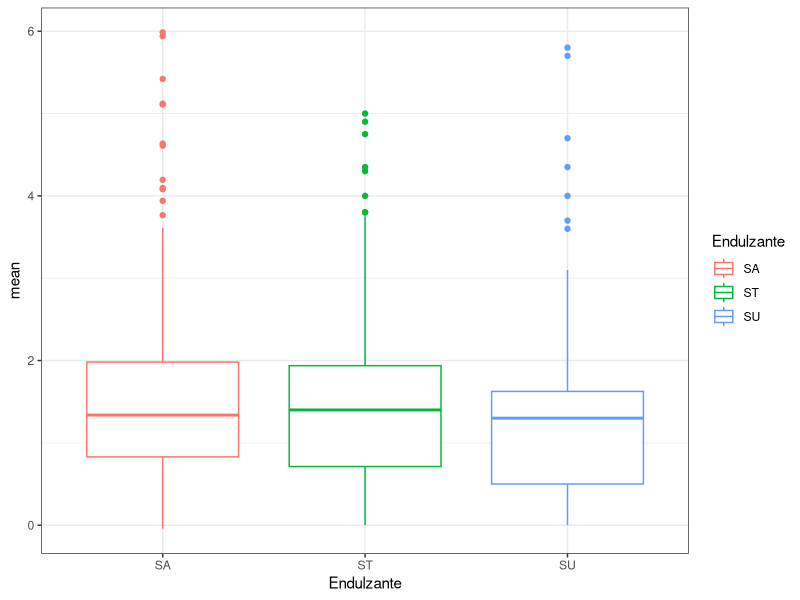

The R script that drew this image: (Note: this script raises an error after producing the figure.)
#----  Descripción datos

## Compuestos fenólicos



### Compuestos fenolicos SA VidaUtil Cronico

### Compuestos fenolicos ST VidaUtil Cronico

### Compuestos fenolicos SU VidaUtil Cronico

## Muestras bio

### Cronico Orina Atipicos

### Cronico plasma Atipicos


fenSU <- read.csv("data/Compuestos fenolicos SU VidaUtil Cronico_1.csv", sep = ";", dec = ",")
#---- Funcion de procesado de tablas
 
procesado <- function(tabla, endulzante){
  
  tabla_num <- tabla[-1]
  
  # Se obtienen las medias de cada medida
  
  tabla_mean <- do.call(rbind, 
                        lapply(seq(1, nrow(tabla_num), 2), function(i){
                          x <- tabla_num[ i:(i + 1), , drop = FALSE]
                          res <- rbind(colSums(x)/2)
                          res
                        }))
  
  rownames(tabla_mean) <- unique(tabla$Condiciones)
  
  # La desviación estándar
  
  tabla_sd <- do.call(rbind, 
                      lapply(seq(1, nrow(tabla_num), 2), function(i){
                        x <- tabla_num[ i:(i + 1), , drop = FALSE]
                        res <- rbind(apply(x, 2, sd))
                        res
                      }))
  
  # Apilamos datos
  
  tabla_1 <- stack(as.data.frame(tabla_mean))
  tabla_1$Condiciones <- rep(unique(tabla$Condiciones),4)
  
  tabla_2 <- stack(as.data.frame(tabla_sd))
  tabla_2$Condiciones <- rep(unique(tabla$Condiciones),4)
  
  tabla_total <- merge(tabla_1, tabla_2, by = c("Condiciones", "ind"))
  
  tabla_total$Endulzante <- rep(endulzante, nrow(tabla_total))
  
  dplyr::rename(tabla_total, mean = values.x , SD = values.y, Compuesto = ind)
  
}

# ---- Lectura y procesado de las tablas

fenSU <- read.csv("data/Compuestos fenolicos SU VidaUtil Cronico_1.csv", sep = ";", dec = ",")
fenSA <- read.csv("data/Compuestos fenolicos SA VidaUtil Cronico_1.csv", sep = ";", dec = ",")
fenST <- read.csv("data/Compuestos fenolicos ST VidaUtil Cronico_1.csv", sep = ";", dec = ",")


fenSU_total <- procesado(fenSU, "SU")
fenSA_total <- procesado(fenSA, "SA")
fenST_total <- procesado(fenST, "ST")

fenFlavTotal <- rbind(fenSU_total, fenSA_total, fenST_total)

#----
shapiro.test(fenFlavTotal$SD)



library("ggplot2")
library("gridExtra")

ggplot(data = as.data.frame(fenFlavTotal), aes(x = Endulzante, y = mean, color = Endulzante)) +
  geom_boxplot() +
  theme_bw()

p1 <- ggplot(data = as.data.frame(fenFlavTotal), aes(x = Endulzante, y = mean)) + 
  geom_boxplot() + theme_bw()
p2 <- ggplot(data = as.data.frame(fenFlavTotal), aes(x = Condiciones, y = mean)) +
  geom_boxplot() + theme_bw()
p3 <- ggplot(data = as.data.frame(fenFlavTotal), aes(x = Endulzante, y = mean, colour = Condiciones)) +
  geom_boxplot() + theme_bw()

grid.arrange(p1, p2, ncol = 2)
p3


var.test(x = fenFlavTotal[fenFlavTotal$Endulzante == "SA", "mean"],
         y = fenFlavTotal[fenFlavTotal$Endulzante == "SU", "mean"] )
    
